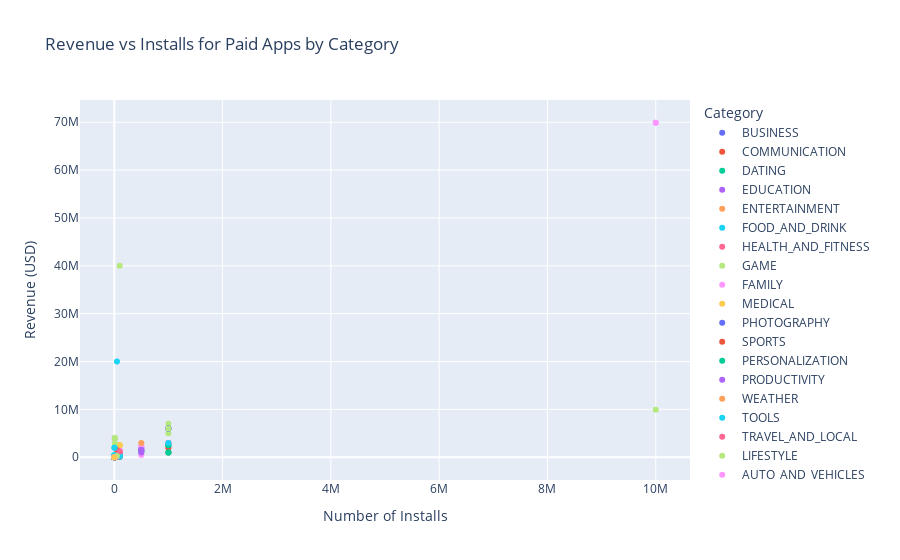

Notebook code for this chart:
### Code cell
import plotly.express as px

# Create Plotly Scatter Plot
fig = px.scatter(df, x='Installs', y='Revenue', color='Category',
                 title='Revenue vs Installs for Paid Apps by Category',
                 labels={'Revenue': 'Revenue (USD)', 'Installs': 'Number of Installs'},
                 hover_data=['App', 'Price'])

# Save as HTML
fig.write_html("Task1_Revenue_vs_Installs_ScatterPlot.html")

fig.show()

### Figure 1 — Plotly figure (JSON) as saved in the notebook; plotly's stock layout.template omitted (floating-point values rounded to 4 significant figures; data arrays with more than 128 entries replaced by an {"elided": "..."} marker saying what was removed)
{"data": [{"customdata": [["TurboScan: scan documents and receipts in PDF", 4.99], ["Tiny Scanner Pro: PDF Doc Scan", 4.99], ["TurboScan: scan documents and receipts in PDF", 4.99], ["Tiny Scanner Pro: PDF Doc Scan", 4.99], ["AW Toolbox", 19.9], ["Bk Bee Sales Manager", 0.99], ["SkyTest BU/GU Lite", 17.99], ["BZ Reminder PRO", 3.99], ["CM FILE MANAGER Pro", 2.99], ["Super Resume Builder Pro, CV", 4.99], ["DG Surveyor", 8.99], ["The DG Buddy", 2.49], ["DS Helpdesk Plus", 12.99], ["Lean EQ", 89.99]], "hovertemplate": "Category=BUSINESS<br>Number of Installs=%{x}<br>Revenue (USD)=%{y}<br>App=%{customdata[0]}<br>Price=%{customdata[1]}<extra></extra>", "legendgroup": "BUSINESS", "marker": {"color": "#636efa", "symbol": "circle"}, "mode": "markers", "name": "BUSINESS", "orientation": "v", "showlegend": true, "type": "scatter", "x": [100000, 100000, 100000, 100000, 100, 5, 500, 1000, 10000, 1000, 50, 10, 100, 10], "xaxis": "x", "y": [499000.0, 499000.0, 499000.0, 499000.0, 1990.0, 4.95, 8995.0, 3990.0, 29900.0, 4990.0, 449.5, 24.9, 1299.0, 899.9], "yaxis": "y"}, {"customdata": [["Puffin Browser Pro", 3.99], ["Deaf - Hearing chat device H", 3.99], ["J Alvarej Moji", 1.99], ["K-@ Mail Pro - Email App", 4.99], ["pretty Easy privacy p≡p", 0.99], ["Z PIVOT", 19.99], ["AG Contacts, Premium edition", 4.99], ["Threema", 2.99], ["FREE CHATS C.L.", 0.99], ["10 WPM Amateur ham radio CW Morse code trainer", 1.49], ["CV-RECORD Pro", 0.99], ["2 Amateur ham radio CW Morse code practice keys TX", 1.49], ["CW Beacon for Ham Radio", 1.49], ["Morse Decoder for Ham Radio", 4.99], ["CW Studio ®", 0.99], ["20WPM Amateur ham radio Koch CW Morse code trainer", 1.49], ["Morse Trainer for Ham Radio", 2.99], ["Morse Machine for Ham Radio", 0.99], ["CW Ringtone (Morse Code generator)", 2.49], ["Koch Morse Trainer Pro", 2.49], ["iCluster - The DX-Cluster database", 0.99], ["WiFi Tether Router", 2.9], ["Remote EX for NISSAN", 1.49], ["ExDialer PRO Key", 3.99], ["Smart Wi-Fi Hotspot PRO", 2.99], ["Portable Wi-Fi hotspot Premium", 0.99], ["Talkie Pro - Wi-Fi Calling, Chats, File Sharing", 2.99]], "hovertemplate": "Category=COMMUNICATION<br>Number of Installs=%{x}<br>Revenue (USD)=%{y}<br>App=%{customdata[0]}<br>Price=%{customdata[1]}<extra></extra>", "legendgroup": "COMMUNICATION", "marker": {"color": "#EF553B", "symbol": "circle"}, "mode": "markers", "name": "COMMUNICATION", "orientation": "v", "showlegend": true, "type": "scatter", "x": [100000, 500, 10, 10000, 500, 10, 500, 1000000, 10, 100, 1000, 100, 100, 5000, 100, 100, 10000, 5000, 10, 1000, 10, 100000, 5000, 100000, 10000, 10000, 1000], "xaxis": "x", "y": [399000.0, 1995.0, 19.9, 49900.0, 495.0, 199.9, 2495.0, 2990000.0, 9.9, 149.0, 990.0, 149.0, 149.0, 24950.0, 99.0, 149.0, 29900.0, 4950.0, 24.9, 2490.0, 9.9, 290000.0, 7450.0, 399000.0, 29900.0, 9900.0, 2990.0], "yaxis": "y"}, {"customdata": [["Moco+ - Chat, Meet People", 3.99], ["Calculator", 6.99], ["Truth or Dare Pro", 1.49], ["Private Dating, Hide App- Blue for PrivacyHider", 2.99], ["Ad Blocker for SayHi", 3.99], ["AMBW Dating App: Asian Men Black Women Interracial", 7.99], ["Moco+ - Chat, Meet People", 3.99]], "hovertemplate": "Category=DATING<br>Number of Installs=%{x}<br>Revenue (USD)=%{y}<br>App=%{customdata[0]}<br>Price=%{customdata[1]}<extra></extra>", "legendgroup": "DATING", "marker": {"color": "#00cc96", "symbol": "circle"}, "mode": "markers", "name": "DATING", "orientation": "v", "showlegend": true, "type": "scatter", "x": [10000, 1000, 50, 100, 100, 100, 10000], "xaxis": "x", "y": [39900.0, 6990.0, 74.5, 299.0, 399.0, 799.0, 39900.0], "yaxis": "y"}, {"customdata": [["Sago Mini Hat Maker", 3.99], ["Fuzzy Numbers: Pre-K Number Foundation", 5.99], ["Toca Life: City", 3.99], ["Toca Life: Hospital", 3.99]], "hovertemplate": "Category=EDUCATION<br>Number of Installs=%{x}<br>Revenue (USD)=%{y}<br>App=%{customdata[0]}<br>Price=%{customdata[1]}<extra></extra>", "legendgroup": "EDUCATION", "marker": {"color": "#ab63fa", "symbol": "circle"}, "mode": "markers", "name": "EDUCATION", "orientation": "v", "showlegend": true, "type": "scatter", "x": [1000, 1000, 500000, 100000], "xaxis": "x", "y": [3990.0, 5990.0, 1995000.0, 399000.0], "yaxis": "y"}, {"customdata": [["My Talking Pet", 4.99], ["Meme Generator", 2.99]], "hovertemplate": "Category=ENTERTAINMENT<br>Number of Installs=%{x}<br>Revenue (USD)=%{y}<br>App=%{customdata[0]}<br>Price=%{customdata[1]}<extra></extra>", "legendgroup": "ENTERTAINMENT", "marker": {"color": "#FFA15A", "symbol": "circle"}, "mode": "markers", "name": "ENTERTAINMENT", "orientation": "v", "showlegend": true, "type": "scatter", "x": [100000, 100000], "xaxis": "x", "y": [499000.0, 299000.0], "yaxis": "y"}, {"customdata": [["My CookBook Pro (Ad Free)", 3.49], ["Paprika Recipe Manager", 4.99]], "hovertemplate": "Category=FOOD_AND_DRINK<br>Number of Installs=%{x}<br>Revenue (USD)=%{y}<br>App=%{customdata[0]}<br>Price=%{customdata[1]}<extra></extra>", "legendgroup": "FOOD_AND_DRINK", "marker": {"color": "#19d3f3", "symbol": "circle"}, "mode": "markers", "name": "FOOD_AND_DRINK", "orientation": "v", "showlegend": true, "type": "scatter", "x": [10000, 50000], "xaxis": "x", "y": [34900.0, 249500.0], "yaxis": "y"}, {"customdata": [["Pocket Yoga", 2.99], ["Meditation Studio", 3.99], ["Relax Melodies P: Sleep Sounds", 2.99], ["Pocket Yoga", 2.99], ["Daily Ab Workout", 1.99], ["cronometer (ad free)", 2.99], ["Lullaby Add-on for Sleep as Android", 1.99], ["Be Stronger", 1.99], ["Monitor My BP", 5.99], ["All-night drugstore CI & Price", 0.99], ["Tools & Mi Band", 3.49], ["Dr. McDougall Mobile Cookbook", 4.99], ["Vital Tones EI Pro", 9.99], ["The EO Bar", 6.99], ["EO Guide", 4.99], ["Fast Tract Diet", 7.99]], "hovertemplate": "Category=HEALTH_AND_FITNESS<br>Number of Installs=%{x}<br>Revenue (USD)=%{y}<br>App=%{customdata[0]}<br>Price=%{customdata[1]}<extra></extra>", "legendgroup": "HEALTH_AND_FITNESS", "marker": {"color": "#FF6692", "symbol": "circle"}, "mode": "markers", "name": "HEALTH_AND_FITNESS", "orientation": "v", "showlegend": true, "type": "scatter", "x": [100000, 10000, 100000, 100000, 50000, 50000, 50000, 1000, 50, 10, 100000, 1000, 50, 10000, 1000, 1000], "xaxis": "x", "y": [299000.0, 39900.0, 299000.0, 299000.0, 99500.0, 149500.0, 99500.0, 1990.0, 299.5, 9.9, 349000.0, 4990.0, 499.5, 69900.0, 4990.0, 7990.0], "yaxis": "y"}, {"customdata": {"elided": "83x2 mixed values"}, "hovertemplate": "Category=GAME<br>Number of Installs=%{x}<br>Revenue (USD)=%{y}<br>App=%{customdata[0]}<br>Price=%{customdata[1]}<extra></extra>", "legendgroup": "GAME", "marker": {"color": "#B6E880", "symbol": "circle"}, "mode": "markers", "name": "GAME", "orientation": "v", "showlegend": true, "type": "scatter", "x": [100000, 100000, 100000, 100000, 100000, 100000, 100000, 100000, 100000, 100, 1000, 500, 10000000, 10000, 1, 1000, 10000, 1000, 1000, 5000, 10000, 100, 50000, 100000, 100000, 10000, 1000, 50000, 1000000, 500000, 1000, 100000, 50000, 10000, 1000, 1000000, 100000, 100000, 100000, 1, 1, 1000, 50000, 10000, 1, 500, 100, 10000, 5000, 1000, 100000, 100, 1000, 10000, 1000000, 100, 10, 50000, 10000, 1000, 100, 100000, 100, 1000000, 100000, 10000, 10000, 50, 1000000, 1000000, 1000000, 1000, 1000, 100000, 5000, 100000, 100000, 100, 100, 100000, 1000000, 1, 10000], "xaxis": "x", "y": [299000.0, 199000.0, 499000.0, 499000.0, 499000.0, 599000.0, 699000.0, 999000.0, 499000.0, 99.0, 1990.0, 495.0, 9900000.0, 179900.0, 0.99, 4990.0, 9900.0, 990.0, 2490.0, 9950.0, 49900.0, 99.0, 99500.0, 199000.0, 499000.0, 49900.0, 1610.0, 49500.0, 990000.0, 995000.0, 3990.0, 99000.0, 99500.0, 49900.0, 990.0, 2990000.0, 299000.0, 299000.0, 299000.0, 0.99, 1.49, 990.0, 249500.0, 79900.0, 0.99, 2245.0, 1400.0, 19900.0, 34950.0, 6990.0, 299000.0, 199.0, 3490.0, 49900.0, 6990000.0, 99.0, 9.9, 249500.0, 29900.0, 990.0, 449.0, 199000.0, 499.0, 4990000.0, 299000.0, 39900.0, 29900.0, 99.5, 990000.0, 990000.0, 990000.0, 990.0, 1990.0, 299000.0, 4950.0, 399000.0, 299000.0, 99.0, 199.0, 299000.0, 990000.0, 0.99, 169900.0], "yaxis": "y"}, {"customdata": {"elided": "189x2 mixed values"}, "hovertemplate": "Category=FAMILY<br>Number of Installs=%{x}<br>Revenue (USD)=%{y}<br>App=%{customdata[0]}<br>Price=%{customdata[1]}<extra></extra>", "legendgroup": "FAMILY", "marker": {"color": "#FF97FF", "symbol": "circle"}, "mode": "markers", "name": "FAMILY", "orientation": "v", "showlegend": true, "type": "scatter", "x": {"elided": "189 int values"}, "xaxis": "x", "y": {"elided": "189 float values"}, "yaxis": "y"}, {"customdata": {"elided": "108x2 mixed values"}, "hovertemplate": "Category=MEDICAL<br>Number of Installs=%{x}<br>Revenue (USD)=%{y}<br>App=%{customdata[0]}<br>Price=%{customdata[1]}<extra></extra>", "legendgroup": "MEDICAL", "marker": {"color": "#FECB52", "symbol": "circle"}, "mode": "markers", "name": "MEDICAL", "orientation": "v", "showlegend": true, "type": "scatter", "x": [100000, 10000, 10000, 10000, 10000, 10000, 5000, 5000, 100000, 50000, 1000, 10000, 50000, 1000, 1000, 10000, 1000, 1000, 1000, 100, 5000, 5000, 500, 1000, 10000, 1000, 100, 1000, 500, 5000, 1000, 500, 1000, 5000, 10000, 1000, 10000, 100, 1000, 5000, 10000, 1000, 1000, 100, 50000, 1000, 1000, 5000, 5000, 1000, 10000, 50, 1000, 10000, 1000, 1000, 500, 500, 1000, 5000, 1000, 100000, 100000, 10000, 10000, 1000, 50000, 1000, 1000, 1000, 10000, 10000, 10000, 5000, 1000, 1000, 1000, 10000, 100, 100, 5000, 10000, 100, 1000, 1, 50, 10, 1, 10000, 100, 100, 1000, 500, 10000, 1000, 1000, 1, 10, 10, 100, 1000, 50, 100, 100, 500, 100000, 100, 50], "xaxis": "x", "y": [900000.0, 9900.0, 54900.0, 99900.0, 69900.0, 100000.0, 19950.0, 29950.0, 2499000.0, 599500.0, 79990.0, 119900.0, 149500.0, 16990.0, 3990.0, 29900.0, 9990.0, 3990.0, 14990.0, 299.0, 19950.0, 14950.0, 500.0, 29990.0, 29900.0, 2990.0, 1299.0, 4990.0, 1495.0, 74950.0, 5990.0, 1745.0, 990.0, 12450.0, 249900.0, 10990.0, 19900.0, 2499.0, 4990.0, 19950.0, 29900.0, 7490.0, 1500.0, 299.0, 199500.0, 1990.0, 9990.0, 19950.0, 19950.0, 3990.0, 79900.0, 749.5, 9990.0, 39900.0, 19990.0, 29990.0, 7995.0, 495.0, 33990.0, 4950.0, 79990.0, 900000.0, 2499000.0, 99900.0, 100000.0, 16990.0, 599500.0, 29990.0, 14990.0, 74990.0, 119900.0, 69900.0, 54900.0, 74950.0, 9990.0, 33990.0, 29990.0, 249900.0, 1299.0, 3999.0, 29950.0, 29900.0, 2499.0, 19990.0, 2.99, 49.5, 59.9, 0.99, 39900.0, 599.0, 500.0, 2990.0, 2995.0, 9900.0, 990.0, 5490.0, 3.99, 29.9, 9.9, 999.0, 15460.0, 49.5, 999.0, 699.0, 1995.0, 2499000.0, 99.0, 49.5], "yaxis": "y"}, {"customdata": [["Facetune - For Free", 5.99], ["Lapse It • Time Lapse • Pro", 2.99], ["Facetune - For Free", 5.99], ["Camera FV-5", 3.95], ["Facetune - For Free", 5.99], ["F-Stop Gallery Pro", 4.99], ["F Length Sim (no Ads)", 2], ["Arto: f.infrared photo", 1.49], ["Pocket AC", 9.99], ["NewTek NDI", 19.99], ["AI Draw | Art Filter for Selfie", 2.99], ["Ai-Ball AV Recorder", 2.99], ["BeFunky Photo Editor Pro", 1.99], ["BL 1-Click Camera", 3.99], ["Camera FV-5", 3.95], ["BlackCam Pro - B&W Camera", 1.49], ["LC-DB", 3.49], ["Guide to Nikon Df", 29.99], ["Cameringo+ Filters Camera", 2.99], ["LightMeter (noAds)", 1.99], ["PhotoFrame for Synology DS", 4.99], ["EF Lens Simulator", 9.99]], "hovertemplate": "Category=PHOTOGRAPHY<br>Number of Installs=%{x}<br>Revenue (USD)=%{y}<br>App=%{customdata[0]}<br>Price=%{customdata[1]}<extra></extra>", "legendgroup": "PHOTOGRAPHY", "marker": {"color": "#636efa", "symbol": "circle"}, "mode": "markers", "name": "PHOTOGRAPHY", "orientation": "v", "showlegend": true, "type": "scatter", "x": [1000000, 100000, 1000000, 100000, 1000000, 10000, 10, 500, 1000, 1000, 1000, 5000, 50000, 100, 100000, 100000, 10, 10, 500000, 10000, 10, 100], "xaxis": "x", "y": [5990000.0, 299000.0, 5990000.0, 395000.0, 5990000.0, 49900.0, 20.0, 745.0, 9990.0, 19990.0, 2990.0, 14950.0, 99500.0, 399.0, 395000.0, 149000.0, 34.9, 299.9, 1495000.0, 19900.0, 49.9, 999.0], "yaxis": "y"}, {"customdata": [["Golfshot Plus: Golf GPS", 29.99], ["G-Force Driving Assistant", 3.88], ["O'Route Orienteering", 3.02], ["Mike V: Skateboard Party PRO", 3.99], ["True Skate", 1.99], ["Hunt Buddy BC", 2.99], ["iHunter BC", 4.49], ["iFish BC", 3.99], ["Basket Manager 2018 Pro", 2.99], ["Basket Manager 2016 Pro", 0.99], ["Basket Manager 2017 Pro", 0.99], ["BT Speed", 4.8], ["Dive-Store.ch", 1.99], ["Jetting for Honda CR dirt bike", 3.49], ["Absolute RC Heli Simulator", 4.99], ["Fodbold DK Pro", 2.99], ["Basketball Dynasty Manager 16", 1.99], ["PORTABLE SOCCER DX", 1], ["Active Soccer 2 DX", 2.99], ["LocaToWeb - Live GPS tracking", 2.49], ["FL SW Fishing Regulations", 1.99], ["FL Racing Manager 2015 Pro", 0.99], ["FL Racing Manager 2018 Pro", 1.99], ["Football Manager Mobile 2018", 8.99]], "hovertemplate": "Category=SPORTS<br>Number of Installs=%{x}<br>Revenue (USD)=%{y}<br>App=%{customdata[0]}<br>Price=%{customdata[1]}<extra></extra>", "legendgroup": "SPORTS", "marker": {"color": "#EF553B", "symbol": "circle"}, "mode": "markers", "name": "SPORTS", "orientation": "v", "showlegend": true, "type": "scatter", "x": [50000, 100, 100, 50000, 1000000, 5000, 1000, 1000, 1000, 1000, 1000, 10, 5, 100, 10000, 1000, 5000, 5000, 500, 1000, 1000, 5000, 5000, 100000], "xaxis": "x", "y": [1500000.0, 388.0, 302.0, 199500.0, 1990000.0, 14950.0, 4490.0, 3990.0, 2990.0, 990.0, 990.0, 48.0, 9.95, 349.0, 49900.0, 2990.0, 9950.0, 5000.0, 1495.0, 2490.0, 1990.0, 4950.0, 9950.0, 899000.0], "yaxis": "y"}, {"customdata": {"elided": "82x2 mixed values"}, "hovertemplate": "Category=PERSONALIZATION<br>Number of Installs=%{x}<br>Revenue (USD)=%{y}<br>App=%{customdata[0]}<br>Price=%{customdata[1]}<extra></extra>", "legendgroup": "PERSONALIZATION", "marker": {"color": "#00cc96", "symbol": "circle"}, "mode": "markers", "name": "PERSONALIZATION", "orientation": "v", "showlegend": true, "type": "scatter", "x": [1000000, 1000000, 10000, 10000, 100000, 100, 5000, 1000, 10000, 10000, 100000, 10, 1000, 5000, 500, 500, 100000, 1000, 10000, 5000, 100, 5, 100, 1000, 100, 10, 500, 1, 100, 10, 100, 100, 1, 100, 5000, 100, 1000, 1000, 10000, 10000, 50, 10000, 1000, 100, 50, 10, 50, 10, 10, 500, 5, 10000, 100000, 1, 10, 50, 500, 1000, 1000000, 1000000, 1000, 1000, 1000, 1000, 1000, 10, 100000, 10000, 100, 100, 1, 10000, 50000, 100, 50, 1000, 10000, 500000, 50000, 500, 50, 100], "xaxis": "x", "y": [2490000.0, 990000.0, 9900.0, 99900.0, 449000.0, 149.0, 9950.0, 1700.0, 29900.0, 9900.0, 99000.0, 24.9, 1700.0, 4950.0, 745.0, 745.0, 299000.0, 2490.0, 9900.0, 34950.0, 199.0, 7.45, 99.0, 1490.0, 99.0, 14.9, 745.0, 1.49, 149.0, 9.9, 149.0, 149.0, 1.49, 99.0, 7450.0, 99.0, 4990.0, 1990.0, 19900.0, 9900.0, 149.5, 9900.0, 1490.0, 99.0, 49.5, 9.9, 49.5, 9.9, 9.9, 745.0, 4.95, 9900.0, 199000.0, 0.99, 9.9, 242.5, 1000.0, 990.0, 2490000.0, 990000.0, 990.0, 4990.0, 990.0, 990.0, 990.0, 9.9, 499000.0, 19900.0, 99.0, 249.0, 0.99, 19900.0, 124500.0, 149.0, 49.5, 3990.0, 9900.0, 1245000.0, 49500.0, 495.0, 49.5, 99.0], "yaxis": "y"}, {"customdata": [["aCalendar+ Calendar & Tasks", 5.99], ["Ramfer - CNC Lathe G-code Tool", 2.99], ["m>notes notepad", 2.99], ["Ad Removal: thereisonlywe", 6.49], ["Ad Remove Plugin for App2SD", 1.29], ["F05WatchFace for Android Wear", 0.99], ["PROFESSOR SEE-BA LINGUAGENS E SUAS TECNOLOGIAS", 2.99], ["Business Calendar Pro", 4.99], ["BI Barcode Scanner", 0.99], ["QR Code Pro", 4.49], ["California Cop Assist CA Cop", 4.99], ["CI Attendance", 0.99], ["CamScanner (License)", 1.99], ["Pocket RxTx Pro", 3.99], ["ACCDB MDB DB Manager Pro - Editor for MS Access", 8.99], ["Técnico Legislativo Câmara Legislativa DF", 2.99], ["Cargo de Praça PM DF", 2.99], ["Diseño de columnas NTC - RSEE 2017", 0.99], ["DL Image Manager", 0.99], ["MC.Fitting", 8.49], ["myGrow", 4.29], ["Ability DS UNO", 2.6], ["Inventory & Barcode scanner & WIFI scanner", 1.49], ["ES File Explorer/Manager PRO", 2.99], ["EX File Explorer File Manage Pro", 1.99], ["Organizer", 2.99], ["Police Field Interview FI Card", 7.99]], "hovertemplate": "Category=PRODUCTIVITY<br>Number of Installs=%{x}<br>Revenue (USD)=%{y}<br>App=%{customdata[0]}<br>Price=%{customdata[1]}<extra></extra>", "legendgroup": "PRODUCTIVITY", "marker": {"color": "#ab63fa", "symbol": "circle"}, "mode": "markers", "name": "PRODUCTIVITY", "orientation": "v", "showlegend": true, "type": "scatter", "x": [100000, 100, 1000, 100, 1000, 1000, 10, 100000, 10, 100000, 100, 5, 500000, 5000, 500, 10, 10, 100, 10, 1000, 1000, 50, 50000, 500000, 50, 50000, 1000], "xaxis": "x", "y": [599000.0, 299.0, 2990.0, 649.0, 1290.0, 990.0, 29.9, 499000.0, 9.9, 449000.0, 499.0, 4.95, 995000.0, 19950.0, 4495.0, 29.9, 29.9, 99.0, 9.9, 8490.0, 4290.0, 130.0, 74500.0, 1495000.0, 99.5, 149500.0, 7990.0], "yaxis": "y"}, {"customdata": [["Weather Live Pro", 4.49], ["Weather Live", 5.99], ["W Pro - Weather Forecast & Animated Weather Maps", 1.99], ["MyRadar NOAA Weather Radar Ad Free", 2.99], ["Weather & Radar Pro - Ad-Free", 2.99], ["Weather Data CH", 2.99], ["Weather Forecast Pro", 3.99], ["Florida Tides & Weather", 6.99]], "hovertemplate": "Category=WEATHER<br>Number of Installs=%{x}<br>Revenue (USD)=%{y}<br>App=%{customdata[0]}<br>Price=%{customdata[1]}<extra></extra>", "legendgroup": "WEATHER", "marker": {"color": "#FFA15A", "symbol": "circle"}, "mode": "markers", "name": "WEATHER", "orientation": "v", "showlegend": true, "type": "scatter", "x": [100000, 500000, 500, 10000, 100000, 500, 100000, 1000], "xaxis": "x", "y": [449000.0, 2995000.0, 995.0, 29900.0, 299000.0, 1495.0, 399000.0, 6990.0], "yaxis": "y"}, {"customdata": {"elided": "78x2 mixed values"}, "hovertemplate": "Category=TOOLS<br>Number of Installs=%{x}<br>Revenue (USD)=%{y}<br>App=%{customdata[0]}<br>Price=%{customdata[1]}<extra></extra>", "legendgroup": "TOOLS", "marker": {"color": "#19d3f3", "symbol": "circle"}, "mode": "markers", "name": "TOOLS", "orientation": "v", "showlegend": true, "type": "scatter", "x": [100, 5000, 1000, 5000, 10, 100, 10000, 50, 10000, 5000, 1000, 10000, 10000, 10000, 10000, 10000, 10, 100, 100, 10, 1000, 1000, 100, 5000, 100000, 10000, 50, 100, 500, 500, 10, 10, 1000, 10000, 5, 10000, 1000, 100, 500, 500, 1000, 100000, 10000, 50000, 10, 10, 500, 100, 1000, 50, 10, 1, 100, 1000, 50000, 5, 10000, 10000, 1000, 100, 1000, 500, 10000, 10000, 100000, 1000000, 5000, 1000, 5000, 5000, 5000, 5000, 100, 10000, 1000, 5000, 100, 100000], "xaxis": "x", "y": [199.0, 24950.0, 1490.0, 74950.0, 259.9, 599.0, 9900.0, 88.0, 29900.0, 4950.0, 3990.0, 19900.0, 25000.0, 19900.0, 29900.0, 29900.0, 9.9, 499.0, 299.0, 29.9, 2490.0, 1990.0, 199.0, 4950.0, 249000.0, 19900.0, 99.5, 399.0, 1995.0, 1995.0, 9.9, 9.9, 990.0, 25900.0, 44.95, 29900.0, 990.0, 99.0, 495.0, 495.0, 1490.0, 399000.0, 39000.0, 149500.0, 9.9, 14.9, 495.0, 199.0, 5990.0, 149.5, 9.9, 1.49, 399.0, 4990.0, 149500.0, 4.95, 32800.0, 49900.0, 990.0, 599.0, 14990.0, 995.0, 29500.0, 19700.0, 449000.0, 2990000.0, 24950.0, 4990.0, 24950.0, 24950.0, 24950.0, 24950.0, 149.0, 19900.0, 2990.0, 5000.0, 149.0, 349000.0], "yaxis": "y"}, {"customdata": [["Maps & GPS Navigation OsmAnd+", 8.99], ["Greater London A-Z 2016", 8.49], ["Es-Bg Offline Voice Translator", 1.49], ["Ultimate Public Campgrounds (Over 37,100 in US&CA)", 3.99], ["Navigator PRO - GPS Navigation with Offline Maps", 2.49], ["D.C. Driving/Walking Tours", 4.99], ["DC Metro Transit", 2.99], ["Monastery of El Escorial", 1.99], ["YouCamp EU", 2.56], ["Campervan.Guide Pro", 5.99], ["XE Currency Pro", 1.99]], "hovertemplate": "Category=TRAVEL_AND_LOCAL<br>Number of Installs=%{x}<br>Revenue (USD)=%{y}<br>App=%{customdata[0]}<br>Price=%{customdata[1]}<extra></extra>", "legendgroup": "TRAVEL_AND_LOCAL", "marker": {"color": "#FF6692", "symbol": "circle"}, "mode": "markers", "name": "TRAVEL_AND_LOCAL", "orientation": "v", "showlegend": true, "type": "scatter", "x": [100000, 1000, 10, 5000, 50000, 50, 5000, 1000, 1000, 10000, 10000], "xaxis": "x", "y": [899000.0, 8490.0, 14.9, 19950.0, 124500.0, 249.5, 14950.0, 1990.0, 2560.0, 59900.0, 19900.0], "yaxis": "y"}, {"customdata": [["A41 WatchFace for Android Wear Smart Watch", 0.99], ["H*nest Meditation", 1.99], ["💎 I'm rich", 400.0], ["I'm Rich - Trump Edition", 400], ["Kicker U", 3.99], ["Alarmy (Sleep If U Can) - Pro", 2.49], ["I am rich", 400.0], ["I am rich VIP", 300.0], ["I am extremely Rich", 380.0], ["I am Rich Person", 37.99], ["I am Millionaire - Richest guy in the town", 2.49], ["Sleep as Android Unlock", 5.99], ["Lunar Calendar", 4.99], ["Board Game Stats: Play tracking for tabletop games", 2.99], ["CA Speakers", 0.99], ["My Movies Pro - Movie & TV Collection Library", 7.99], ["AC DC Power Monitor", 3.04], ["The Secret Daily Teachings", 4.99]], "hovertemplate": "Category=LIFESTYLE<br>Number of Installs=%{x}<br>Revenue (USD)=%{y}<br>App=%{customdata[0]}<br>Price=%{customdata[1]}<extra></extra>", "legendgroup": "LIFESTYLE", "marker": {"color": "#B6E880", "symbol": "circle"}, "mode": "markers", "name": "LIFESTYLE", "orientation": "v", "showlegend": true, "type": "scatter", "x": [5000, 5000, 10000, 10000, 5000, 10000, 100000, 10000, 1000, 1000, 5000, 1000000, 1000, 5000, 100, 10000, 10, 1000], "xaxis": "x", "y": [4950.0, 9950.0, 4000000.0, 4000000.0, 19950.0, 24900.0, 40000000.0, 3000000.0, 380000.0, 37990.0, 12450.0, 5990000.0, 4990.0, 14950.0, 99.0, 79900.0, 30.4, 4990.0], "yaxis": "y"}, {"customdata": [["Ulysse Speedometer Pro", 1.99], ["FORD V SERIES CALC - NO LIMIT", 9.99], ["Билеты ПДД CD 2019 PRO", 1.49]], "hovertemplate": "Category=AUTO_AND_VEHICLES<br>Number of Installs=%{x}<br>Revenue (USD)=%{y}<br>App=%{customdata[0]}<br>Price=%{customdata[1]}<extra></extra>", "legendgroup": "AUTO_AND_VEHICLES", "marker": {"color": "#FF97FF", "symbol": "circle"}, "mode": "markers", "name": "AUTO_AND_VEHICLES", "orientation": "v", "showlegend": true, "type": "scatter", "x": [50000, 50, 100], "xaxis": "x", "y": [99500.0, 499.5, 149.0], "yaxis": "y"}, {"customdata": [["Q Alerts: QAnon Drop Notifications, Research +++", 0.99], ["Égalité et Réconciliation", 2.99]], "hovertemplate": "Category=NEWS_AND_MAGAZINES<br>Number of Installs=%{x}<br>Revenue (USD)=%{y}<br>App=%{customdata[0]}<br>Price=%{customdata[1]}<extra></extra>", "legendgroup": "NEWS_AND_MAGAZINES", "marker": {"color": "#FECB52", "symbol": "circle"}, "mode": "markers", "name": "NEWS_AND_MAGAZINES", "orientation": "v", "showlegend": true, "type": "scatter", "x": [5000, 500], "xaxis": "x", "y": [4950.0, 1495.0], "yaxis": "y"}, {"customdata": [["Shopping List S PRO", 2.49], ["Penny Finder", 2.99]], "hovertemplate": "Category=SHOPPING<br>Number of Installs=%{x}<br>Revenue (USD)=%{y}<br>App=%{customdata[0]}<br>Price=%{customdata[1]}<extra></extra>", "legendgroup": "SHOPPING", "marker": {"color": "#636efa", "symbol": "circle"}, "mode": "markers", "name": "SHOPPING", "orientation": "v", "showlegend": true, "type": "scatter", "x": [100, 10000], "xaxis": "x", "y": [249.0, 29900.0], "yaxis": "y"}, {"customdata": [["Don't Panic with Andrew J.", 2.99], ["Hey AJ! It's Saturday!", 3.99], ["Al'Quran Bahasa Indonesia PRO", 4.49], ["BC MVA Fines", 1.75], ["17th Edition Cable Sizer", 3.08], ["ch-mm Dict", 1.96], ["CZ-70 (CZ-50) pistol explained", 5.99], ["CZ-52 pistol explained", 5.99], ["CZ-27 pistol explained", 5.99], ["CZ-45 pistol explained", 5.49], ["Pistolet CZ-70 CZ-50 expliqué", 5.99], ["CZ-38 (vz 38) pistol explained", 5.99], ["Reksio cz. 1", 0.99], ["10,000 Quotes DB (Premium)", 0.99], ["Dungeons and Dragons DM Tools", 1.99], ["Cossack Dictionary (DN)", 2.99], ["Officiel du SCRABBLE LAROUSSE", 4.6], ["Schlaumeier", 0.99], ["O Céu e o Inferno", 0.99], ["EU RCD Guide", 3.61], ["FN pistol Model 1906 explained", 5.49], ["FN pistol model 1903 explained", 6.49], ["The FN \"Baby\" pistol explained", 5.99], ["FN FAL rifle explained", 6.49], ["The FN HP pistol explained", 6.49], ["FN model 1900 pistol explained", 6.49], ["Pistolet FN GP35 expliqué", 5.99], ["Pistolet FN 1906 expliqué", 5.49]], "hovertemplate": "Category=BOOKS_AND_REFERENCE<br>Number of Installs=%{x}<br>Revenue (USD)=%{y}<br>App=%{customdata[0]}<br>Price=%{customdata[1]}<extra></extra>", "legendgroup": "BOOKS_AND_REFERENCE", "marker": {"color": "#EF553B", "symbol": "circle"}, "mode": "markers", "name": "BOOKS_AND_REFERENCE", "orientation": "v", "showlegend": true, "type": "scatter", "x": [5000, 100, 10000, 50, 1000, 10, 10, 10, 10, 10, 1, 5, 10, 500, 1000, 10, 5000, 5, 500, 10, 10, 10, 10, 10, 10, 10, 5, 10], "xaxis": "x", "y": [14950.0, 399.0, 44900.0, 87.5, 3080.0, 19.6, 59.9, 59.9, 59.9, 54.9, 5.99, 29.95, 9.9, 495.0, 1990.0, 29.9, 23000.0, 4.95, 495.0, 36.1, 54.9, 64.9, 59.9, 64.9, 64.9, 64.9, 29.95, 54.9], "yaxis": "y"}, {"customdata": [["W-History Standalone", 0.99], ["WhatsFake Pro (Ad free)", 0.99]], "hovertemplate": "Category=SOCIAL<br>Number of Installs=%{x}<br>Revenue (USD)=%{y}<br>App=%{customdata[0]}<br>Price=%{customdata[1]}<extra></extra>", "legendgroup": "SOCIAL", "marker": {"color": "#00cc96", "symbol": "circle"}, "mode": "markers", "name": "SOCIAL", "orientation": "v", "showlegend": true, "type": "scatter", "x": [1000, 5000], "xaxis": "x", "y": [990.0, 4950.0], "yaxis": "y"}, {"customdata": [["X Launcher Pro: PhoneX Theme, OS11 Control Center", 1.99], ["X Launcher Pro - IOS Style Theme & Control Center", 1.99], ["X Launcher Prime: With OS Style Theme & No Ads", 1.99]], "hovertemplate": "Category=ART_AND_DESIGN<br>Number of Installs=%{x}<br>Revenue (USD)=%{y}<br>App=%{customdata[0]}<br>Price=%{customdata[1]}<extra></extra>", "legendgroup": "ART_AND_DESIGN", "marker": {"color": "#ab63fa", "symbol": "circle"}, "mode": "markers", "name": "ART_AND_DESIGN", "orientation": "v", "showlegend": true, "type": "scatter", "x": [5000, 10000, 1000], "xaxis": "x", "y": [9950.0, 19900.0, 1990.0], "yaxis": "y"}, {"customdata": [["Flud (Ad free)", 1.49], ["tTorrent - ad free", 1.99], ["BSPlayer", 5.99], ["Online TV CZ/SK PRO", 0.99]], "hovertemplate": "Category=VIDEO_PLAYERS<br>Number of Installs=%{x}<br>Revenue (USD)=%{y}<br>App=%{customdata[0]}<br>Price=%{customdata[1]}<extra></extra>", "legendgroup": "VIDEO_PLAYERS", "marker": {"color": "#FFA15A", "symbol": "circle"}, "mode": "markers", "name": "VIDEO_PLAYERS", "orientation": "v", "showlegend": true, "type": "scatter", "x": [10000, 10000, 50000, 1000], "xaxis": "x", "y": [14900.0, 19900.0, 299500.0, 990.0], "yaxis": "y"}, {"customdata": [["I Am Rich Premium", 400.0], ["I am Rich!", 400.0], ["I am rich(premium)", 400.0], ["I am Rich Premium Plus", 18.99], ["I am rich (Most expensive app)", 400.0], ["I am Rich", 400.0], ["I AM RICH PRO PLUS", 400.0], ["Ba Financial Calculator plus", 3.99], ["Financial Calculator BA Chien.", 3.99], ["BA Pro Financial Calculator", 1.99], ["My Budget Book", 2.99], ["Bitcoin BX Thailand PRO", 4.99], ["amm dz", 5.99], ["Dz kayas", 28.99], ["Ray Financial Calculator Pro", 2.99]], "hovertemplate": "Category=FINANCE<br>Number of Installs=%{x}<br>Revenue (USD)=%{y}<br>App=%{customdata[0]}<br>Price=%{customdata[1]}<extra></extra>", "legendgroup": "FINANCE", "marker": {"color": "#19d3f3", "symbol": "circle"}, "mode": "markers", "name": "FINANCE", "orientation": "v", "showlegend": true, "type": "scatter", "x": [50000, 1000, 5000, 10000, 1000, 5000, 1000, 1000, 500, 1000, 100000, 100, 1, 1, 10000], "xaxis": "x", "y": [20000000.0, 400000.0, 2000000.0, 189900.0, 400000.0, 2000000.0, 400000.0, 3990.0, 1995.0, 1990.0, 299000.0, 499.0, 5.99, 28.99, 29900.0], "yaxis": "y"}, {"customdata": [["BringGo AU & NZ", 0.99], ["BackCountry Navigator TOPO GPS PRO", 11.99], ["CE Map - Interactive Conan Exiles Map", 0.99], ["Paris ci la Sortie du Métro", 2.99], ["Jeppesen CR Flight Computer", 9.99]], "hovertemplate": "Category=MAPS_AND_NAVIGATION<br>Number of Installs=%{x}<br>Revenue (USD)=%{y}<br>App=%{customdata[0]}<br>Price=%{customdata[1]}<extra></extra>", "legendgroup": "MAPS_AND_NAVIGATION", "marker": {"color": "#FF6692", "symbol": "circle"}, "mode": "markers", "name": "MAPS_AND_NAVIGATION", "orientation": "v", "showlegend": true, "type": "scatter", "x": [10000, 100000, 1000, 10000, 100], "xaxis": "x", "y": [9900.0, 1199000.0, 990.0, 29900.0, 999.0], "yaxis": "y"}, {"customdata": [["Baby Connect (activity log)", 4.99], ["SharedCare™ Co-parenting", 4.59]], "hovertemplate": "Category=PARENTING<br>Number of Installs=%{x}<br>Revenue (USD)=%{y}<br>App=%{customdata[0]}<br>Price=%{customdata[1]}<extra></extra>", "legendgroup": "PARENTING", "marker": {"color": "#B6E880", "symbol": "circle"}, "mode": "markers", "name": "PARENTING", "orientation": "v", "showlegend": true, "type": "scatter", "x": [50000, 100], "xaxis": "x", "y": [249500.0, 459.0], "yaxis": "y"}, {"customdata": [["Socle Commun BO du 23-04-2015", 0.99]], "hovertemplate": "Category=LIBRARIES_AND_DEMO<br>Number of Installs=%{x}<br>Revenue (USD)=%{y}<br>App=%{customdata[0]}<br>Price=%{customdata[1]}<extra></extra>", "legendgroup": "LIBRARIES_AND_DEMO", "marker": {"color": "#FF97FF", "symbol": "circle"}, "mode": "markers", "name": "LIBRARIES_AND_DEMO", "orientation": "v", "showlegend": true, "type": "scatter", "x": [100], "xaxis": "x", "y": [99.0], "yaxis": "y"}, {"customdata": [["BP Fitness Lead Scanner", 110.0]], "hovertemplate": "Category=EVENTS<br>Number of Installs=%{x}<br>Revenue (USD)=%{y}<br>App=%{customdata[0]}<br>Price=%{customdata[1]}<extra></extra>", "legendgroup": "EVENTS", "marker": {"color": "#FECB52", "symbol": "circle"}, "mode": "markers", "name": "EVENTS", "orientation": "v", "showlegend": true, "type": "scatter", "x": [1], "xaxis": "x", "y": [110.0], "yaxis": "y"}], "layout": {"legend": {"title": {"text": "Category"}, "tracegroupgap": 0}, "title": {"text": "Revenue vs Installs for Paid Apps by Category"}, "xaxis": {"anchor": "y", "domain": [0, 1], "title": {"text": "Number of Installs"}}, "yaxis": {"anchor": "x", "domain": [0, 1], "title": {"text": "Revenue (USD)"}}}}
